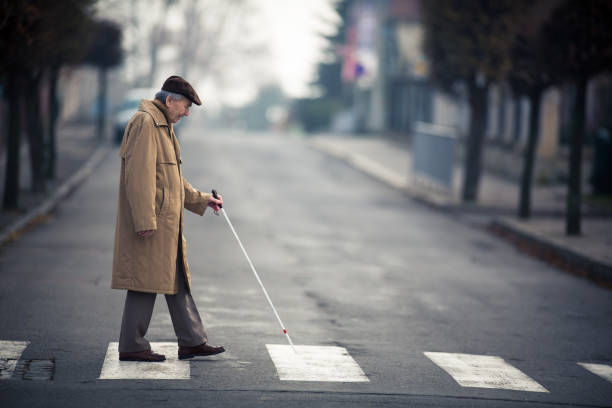
#> input picture computer_vision_theory_and_projects_in_python_for_beginners/images/old_man.jpg, 612 x 408 px
$ jupyter execute chapter13_object_detection.ipynb
#> lines starting #> are read from the running program, lines starting #| are printed output that depends on the picture; after the words box and inside, x2 and y2 are one past the last pixel; in counts of white or black regions, pixels touching at a corner belong together
[cell 1]
import pathlib

import cv2
import matplotlib as mpl
import matplotlib.pyplot as plt
import numpy as np
from imutils.object_detection import non_max_suppression
from scipy import signal
from transforms import transforms

IMG_DIR = pathlib.Path("images/")

[cell 2]
img = cv2.imread(str(IMG_DIR / "old_man.jpg"))
#> img is the input picture: shape (408, 612, 3); mean B, G, R 116, 113.5, 112.7
plt.imshow(img[..., ::-1])
plt.axis("off")
plt.show()

[cell 3]
hog_descriptor = cv2.HOGDescriptor()
hog_descriptor.setSVMDetector(cv2.HOGDescriptor.getDefaultPeopleDetector())  # type: ignore

rects, w = hog_descriptor.detectMultiScale(img, winStride=(4, 4), padding=(8, 8), scale=1.2)
#> rects = [[100, 87, 85, 171], [72, 36, 191, 372]]; w = [0.618, 0.295]
rects  # [x, y, width, height]
#> Out = [[100, 87, 85, 171], [72, 36, 191, 372]]

[cell 4]
rects_nms = rects.copy()  # type: ignore
#> rects_nms = [[100, 87, 85, 171], [72, 36, 191, 372]]
rects_nms[:, 2:] = rects_nms[:, :2] + rects_nms[:, 2:]  # [x1, y1, x2, y2]
rects_nms
#> Out = [[100, 87, 185, 258], [72, 36, 263, 408]]

[cell 5]
rects_nms = non_max_suppression(rects_nms, probs=None, overlapThresh=0.65)
#> rects_nms = [[72, 36, 263, 408]]
rects_nms
#> Out = [[72, 36, 263, 408]]

[cell 6]
for x1, y1, x2, y2 in rects_nms:
    cv2.rectangle(img, (x1, y1), (x2, y2), (0, 255, 0), 2)
#> this loop made 1 pass
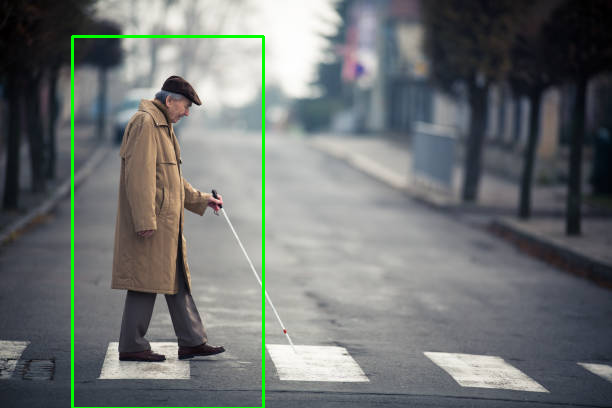
#> img: shape (408, 612, 3); 1.2% of pixels changed, all inside (x1, y1, x2, y2) = (71, 35, 265, 408)

plt.imshow(img[..., ::-1])
plt.axis("off")
plt.show()
